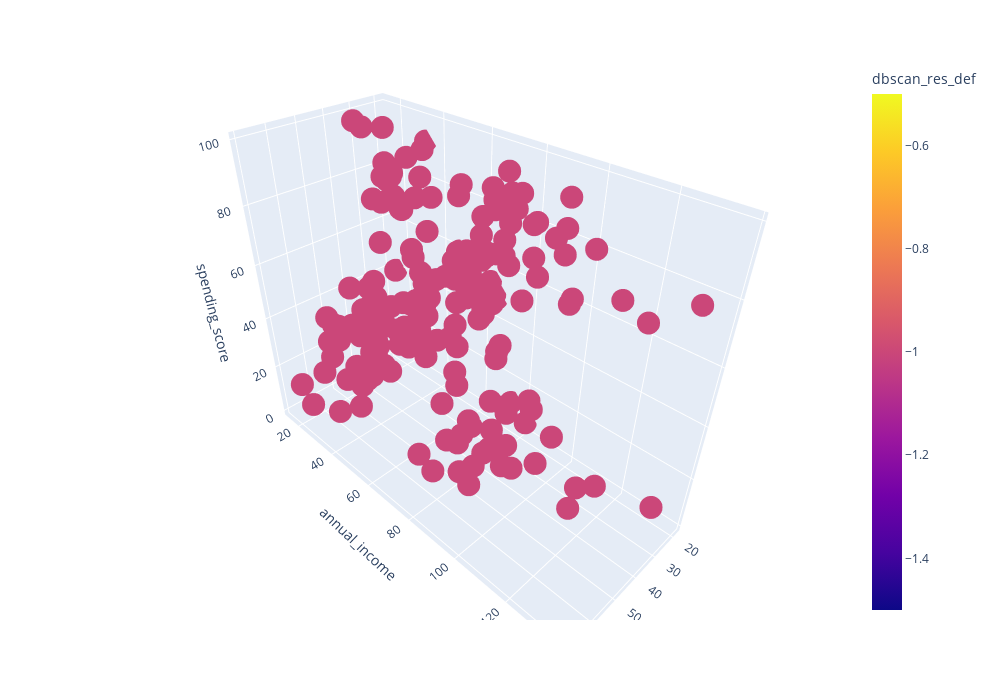

The cell this chart's notebook holds for it:
### Code cell
get_3d_visualization(df, 'dbscan_res_def')

### Figure 1 — Plotly figure (JSON) as saved in the notebook; plotly's stock layout.template omitted (floating-point values rounded to 4 significant figures; data arrays with more than 128 entries replaced by an {"elided": "..."} marker saying what was removed)
{"data": [{"hovertemplate": "age=%{x}<br>annual_income=%{y}<br>spending_score=%{z}<br>dbscan_res_def=%{marker.color}<extra></extra>", "legendgroup": "", "marker": {"color": {"elided": "200 int values"}, "coloraxis": "coloraxis", "symbol": "circle"}, "mode": "markers", "name": "", "scene": "scene", "showlegend": false, "type": "scatter3d", "x": {"elided": "200 int values"}, "y": {"elided": "200 int values"}, "z": {"elided": "200 int values"}}], "layout": {"coloraxis": {"colorbar": {"title": {"text": "dbscan_res_def"}}, "colorscale": [[0, "#0d0887"], [0.1111, "#46039f"], [0.2222, "#7201a8"], [0.3333, "#9c179e"], [0.4444, "#bd3786"], [0.5556, "#d8576b"], [0.6667, "#ed7953"], [0.7778, "#fb9f3a"], [0.8889, "#fdca26"], [1, "#f0f921"]]}, "height": 700, "legend": {"tracegroupgap": 0}, "margin": {"t": 60}, "scene": {"domain": {"x": [0, 1], "y": [0, 1]}, "xaxis": {"title": {"text": "age"}}, "yaxis": {"title": {"text": "annual_income"}}, "zaxis": {"title": {"text": "spending_score"}}}, "width": 1000}}
